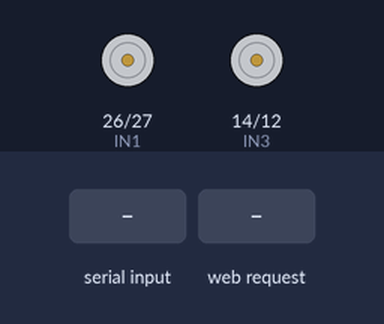
Recording of a sketch running on a simulated ESP32. On the bench: motor-driver pin pairs drawn as motors (green arrow = first pin HIGH = forward, orange = second pin HIGH = backward, longer = more drive, scaled by the enable pin). The inputs (shaded band) are chosen by the test bench. WiFi joins after 1.5 s; servers stay silent unless stated; nothing arrives over Bluetooth unless stated; what the sketch prints to the serial monitor is not drawn.

Above: at 2.7 s.
2.8 s: "F" received over the second serial link
At 3.4 s:
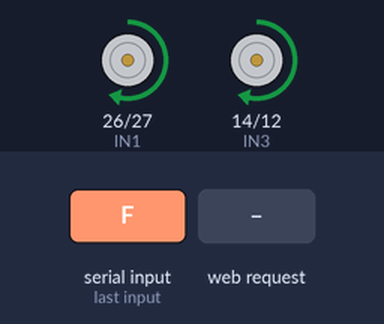
4.3 s: "B" received over the second serial link
At 4.6 s:
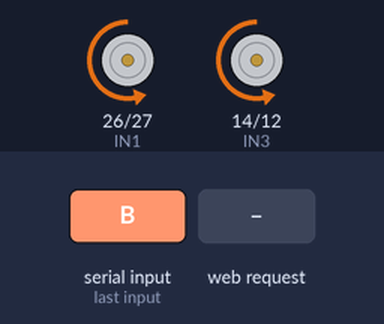
5.8 s: "L" received over the second serial link
At 6.9 s:
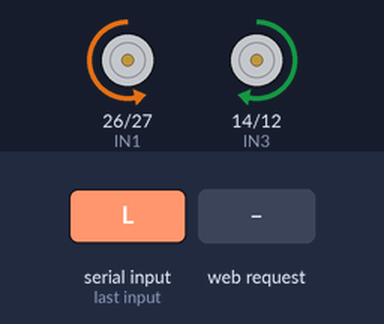
7.3 s: "R" received over the second serial link
At 8.1 s:
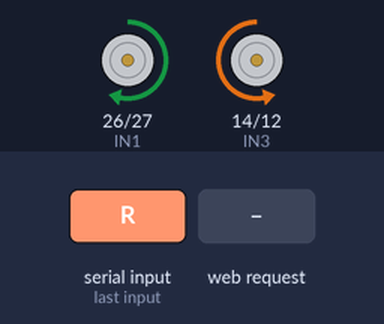
8.8 s: HTTP request GET /cmd?c=1 received
At 9.2 s:
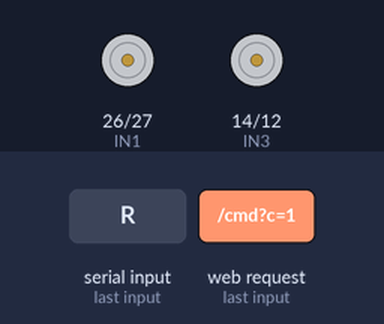
Timing chart, 0 to 11.3 s (numbered marks = the images above; inputs shaded):
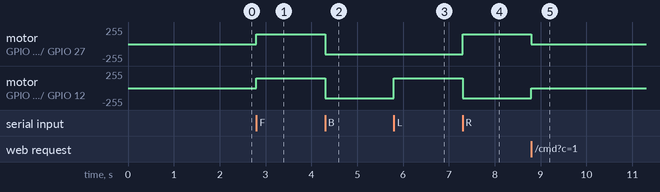

The sketch:

ESP32_CAR_V3.ino
```cpp
#include <WiFi.h>
#include <WebServer.h>
#include "BluetoothSerial.h"

BluetoothSerial BT;
WebServer server(80);

// ===== Motor pins =====
#define ENA 25
#define IN1 26
#define IN2 27
#define IN3 14
#define IN4 12
#define ENB 33

int speedMotor = 150;
char cmd='S';

const char* WIFI_SSID="YOUR_WIFI";
const char* WIFI_PASS="YOUR_PASSWORD";

const char webpage[] PROGMEM = R"HTML(
<!doctype html><html><body>
<h2>ESP32 CAR V3</h2>
<button onclick="fetch('/cmd?c=F')">Forward</button>
<button onclick="fetch('/cmd?c=B')">Back</button>
<button onclick="fetch('/cmd?c=L')">Left</button>
<button onclick="fetch('/cmd?c=R')">Right</button>
<button onclick="fetch('/cmd?c=S')">Stop</button>
</body></html>
)HTML";

void stopMotor(){
  digitalWrite(IN1,LOW); digitalWrite(IN2,LOW);
  digitalWrite(IN3,LOW); digitalWrite(IN4,LOW);
  analogWrite(ENA,0); analogWrite(ENB,0);
}
void forward(){
  digitalWrite(IN1,HIGH); digitalWrite(IN2,LOW);
  digitalWrite(IN3,HIGH); digitalWrite(IN4,LOW);
  analogWrite(ENA,speedMotor); analogWrite(ENB,speedMotor);
}
void backward(){
  digitalWrite(IN1,LOW); digitalWrite(IN2,HIGH);
  digitalWrite(IN3,LOW); digitalWrite(IN4,HIGH);
  analogWrite(ENA,speedMotor); analogWrite(ENB,speedMotor);
}
void left(){
  digitalWrite(IN1,LOW); digitalWrite(IN2,HIGH);
  digitalWrite(IN3,HIGH); digitalWrite(IN4,LOW);
  analogWrite(ENA,speedMotor); analogWrite(ENB,speedMotor);
}
void right(){
  digitalWrite(IN1,HIGH); digitalWrite(IN2,LOW);
  digitalWrite(IN3,LOW); digitalWrite(IN4,HIGH);
  analogWrite(ENA,speedMotor); analogWrite(ENB,speedMotor);
}

void handleCmd(){
  if(server.hasArg("c")){
    char c=server.arg("c")[0];
    switch(c){
      case 'F': forward(); break;
      case 'B': backward(); break;
      case 'L': left(); break;
      case 'R': right(); break;
      default: stopMotor();
    }
  }
  server.send(200,"text/plain","OK");
}

void setup(){
  Serial.begin(115200);
  pinMode(IN1,OUTPUT); pinMode(IN2,OUTPUT);
  pinMode(IN3,OUTPUT); pinMode(IN4,OUTPUT);
  pinMode(ENA,OUTPUT); pinMode(ENB,OUTPUT);
  stopMotor();

  BT.begin("ESP32_CAR_V3");

  WiFi.begin(WIFI_SSID,WIFI_PASS);
  while(WiFi.status()!=WL_CONNECTED){delay(500);}
  server.on("/",[](){server.send_P(200,"text/html",webpage);});
  server.on("/cmd",handleCmd);
  server.begin();

  Serial.println(WiFi.localIP());
}

void loop(){
  if(BT.available()){
    cmd=BT.read();
    switch(cmd){
      case 'F': forward(); break;
      case 'B': backward(); break;
      case 'L': left(); break;
      case 'R': right(); break;
      default: stopMotor();
    }
  }
  server.handleClient();
}
```

Measured:
- after the input at 2.8 s, motor on GPIO 26 (IN1) / GPIO 27 (IN2), motor on GPIO 14 (IN3) / GPIO 12 (IN4): stopped → forward 150/255 at once
- after the input at 4.3 s, motor on GPIO 26 (IN1) / GPIO 27 (IN2), motor on GPIO 14 (IN3) / GPIO 12 (IN4): forward 150/255 → backward 150/255 at once
- after the input at 5.8 s, motor on GPIO 14 (IN3) / GPIO 12 (IN4): backward 150/255 → forward 150/255 at once
- after the input at 7.3 s, motor on GPIO 26 (IN1) / GPIO 27 (IN2): backward 150/255 → forward 150/255 at once; motor on GPIO 14 (IN3) / GPIO 12 (IN4): forward 150/255 → backward 150/255 at once
- after the input at 8.8 s, motor on GPIO 26 (IN1) / GPIO 27 (IN2): forward 150/255 → stopped at once; motor on GPIO 14 (IN3) / GPIO 12 (IN4): backward 150/255 → stopped at once
